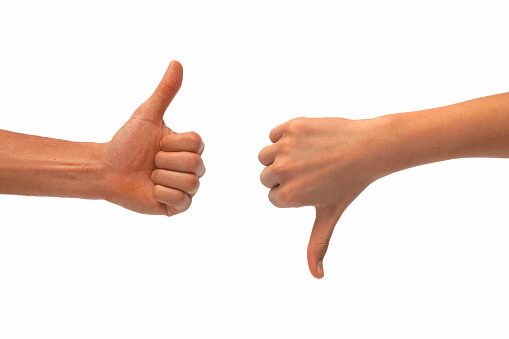
#> input picture uts/comvis-colab/Gesture and Object Detection/coba3.jpg, 509 x 339 px
$ jupyter execute countur.ipynb
#> lines starting #> are read from the running program, lines starting #| are printed output that depends on the picture; after the words box and inside, x2 and y2 are one past the last pixel; in counts of white or black regions, pixels touching at a corner belong together
# countur

[cell 1]
import numpy as np
import cv2
from matplotlib import pyplot as plt
image = cv2.imread('coba3.jpg')
#> image is the input picture: shape (339, 509, 3); mean B, G, R 221.7, 227.3, 242.6
# convert to RGB
image = cv2.cvtColor(image, cv2.COLOR_BGR2RGB)
# convert to grayscale
gray = cv2.cvtColor(image, cv2.COLOR_RGB2GRAY)
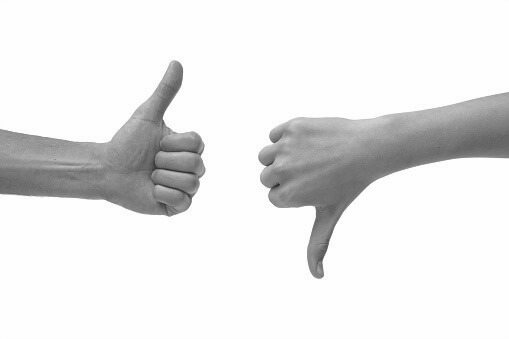
#> gray: shape (339, 509); min 33, max 255, mean 231.4
# create a binary thresholded image
_, binary = cv2.threshold(gray, 225, 255, cv2.THRESH_BINARY_INV)
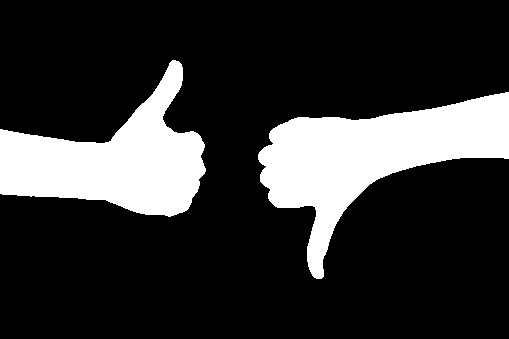
#> binary: shape (339, 509); 19.8% white; 2 white regions
# show it
plt.imshow(binary, cmap="gray")
plt.show()

# find the contours from the thresholded image
contours, hierarchy = cv2.findContours(binary, cv2.RETR_TREE, cv2.CHAIN_APPROX_SIMPLE)
#> contours = 2 contours; box (x1, y1, x2, y2) and area: (258, 92, 509, 279) 18147, (0, 60, 206, 217) 15372
# draw all contours
image = cv2.drawContours(image, contours, -1, (0, 255, 0), 2)
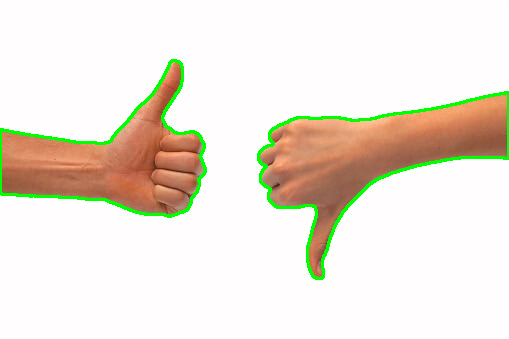
#> image: shape (339, 509, 3); mean R, G, B 236.6, 229.4, 217.3
plt.imshow(image)
plt.show()

$ run again, with uts/comvis-colab/Gesture and Object Detection/uts.jpg copied over uts/comvis-colab/Gesture and Object Detection/coba3.jpg
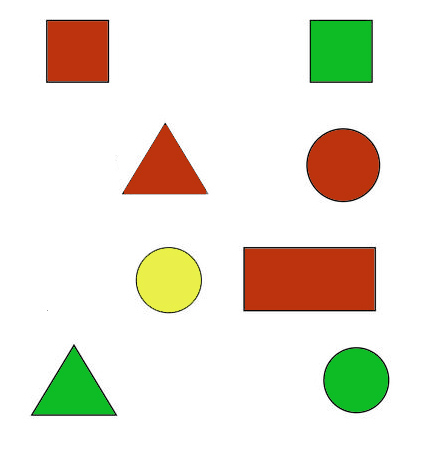
#> input picture uts/comvis-colab/Gesture and Object Detection/uts.jpg, 423 x 450 px
#> image is the input picture: shape (450, 423, 3); mean B, G, R 214.4, 228.4, 232.9
#> `_, binary = cv2.threshold(gray, 225, 255, cv2.THRESH_BINARY_INV)`:
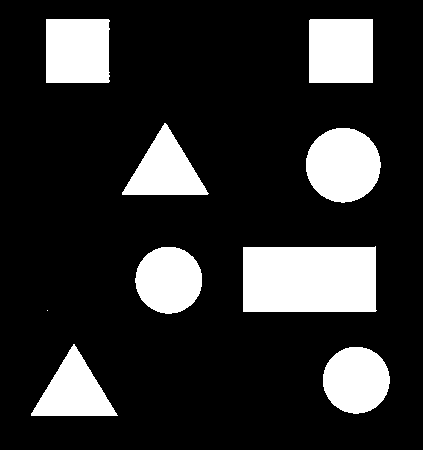
#> binary: shape (450, 423); 18.2% white; 9 white regions (1 under 20 px)
#> contours = 9 contours, 1 with area under 20; largest, box (x1, y1, x2, y2) and area: (243, 246, 377, 312) 8450, (306, 128, 381, 203) 4285, (309, 19, 373, 83) 3968, (46, 19, 110, 83) 3915, (135, 247, 202, 314) 3426, (323, 347, 390, 414) 3422, (122, 123, 209, 195) 3135, (31, 344, 118, 416) 3098
#> `image = cv2.drawContours(image, contours, -1, (0, 255, 0), 2)`:
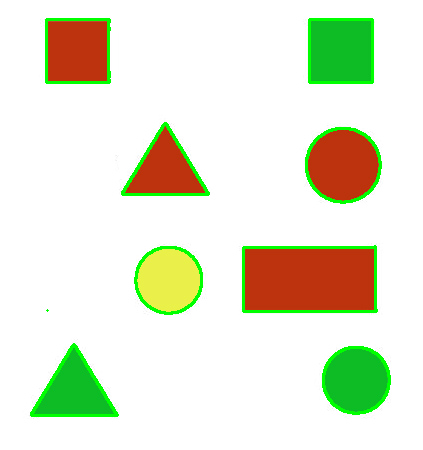
#> image: shape (450, 423, 3); mean R, G, B 227.6, 232.1, 209.5
